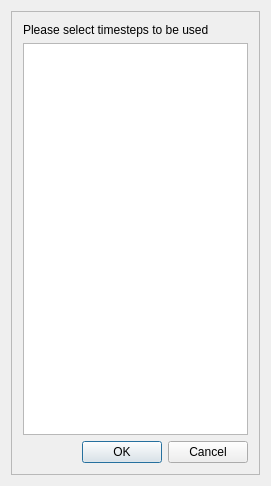
<ui version="4.0" >
 <class>TimestepSelectorDialogBase</class>
 <widget class="QDialog" name="TimestepSelectorDialogBase" >
  <property name="geometry" >
   <rect>
    <x>0</x>
    <y>0</y>
    <width>271</width>
    <height>486</height>
   </rect>
  </property>
  <property name="windowTitle" >
   <string>Timestep Selection</string>
  </property>
  <layout class="QGridLayout" >
   <item row="0" column="0" >
    <widget class="QFrame" name="frame1" >
     <property name="frameShape" >
      <enum>QFrame::StyledPanel</enum>
     </property>
     <property name="frameShadow" >
      <enum>QFrame::Raised</enum>
     </property>
     <layout class="QGridLayout" >
      <item row="0" column="0" colspan="3" >
       <widget class="QLabel" name="textLabel1" >
        <property name="text" >
         <string>Please select timesteps to be used</string>
        </property>
        <property name="wordWrap" >
         <bool>false</bool>
        </property>
       </widget>
      </item>
      <item row="2" column="0" >
       <spacer name="spacer3" >
        <property name="orientation" >
         <enum>Qt::Horizontal</enum>
        </property>
        <property name="sizeType" >
         <enum>QSizePolicy::Expanding</enum>
        </property>
        <property name="sizeHint" stdset="0" >
         <size>
          <width>60</width>
          <height>20</height>
         </size>
        </property>
       </spacer>
      </item>
      <item row="2" column="1" >
       <widget class="QPushButton" name="pushButtonOK" >
        <property name="text" >
         <string>OK</string>
        </property>
       </widget>
      </item>
      <item row="2" column="2" >
       <widget class="QPushButton" name="pushButtonCancel" >
        <property name="text" >
         <string>Cancel</string>
        </property>
       </widget>
      </item>
      <item row="1" column="0" colspan="3" >
       <widget class="QListView" name="listViewTimesteps" >
        <property name="selectionMode" >
         <enum>QAbstractItemView::ExtendedSelection</enum>
        </property>
        <property name="selectionBehavior" >
         <enum>QAbstractItemView::SelectItems</enum>
        </property>
        <property name="modelColumn" >
         <number>0</number>
        </property>
       </widget>
      </item>
     </layout>
    </widget>
   </item>
  </layout>
 </widget>
 <layoutdefault spacing="6" margin="11" />
 <pixmapfunction>qPixmapFromMimeSource</pixmapfunction>
 <resources/>
 <connections/>
</ui>
